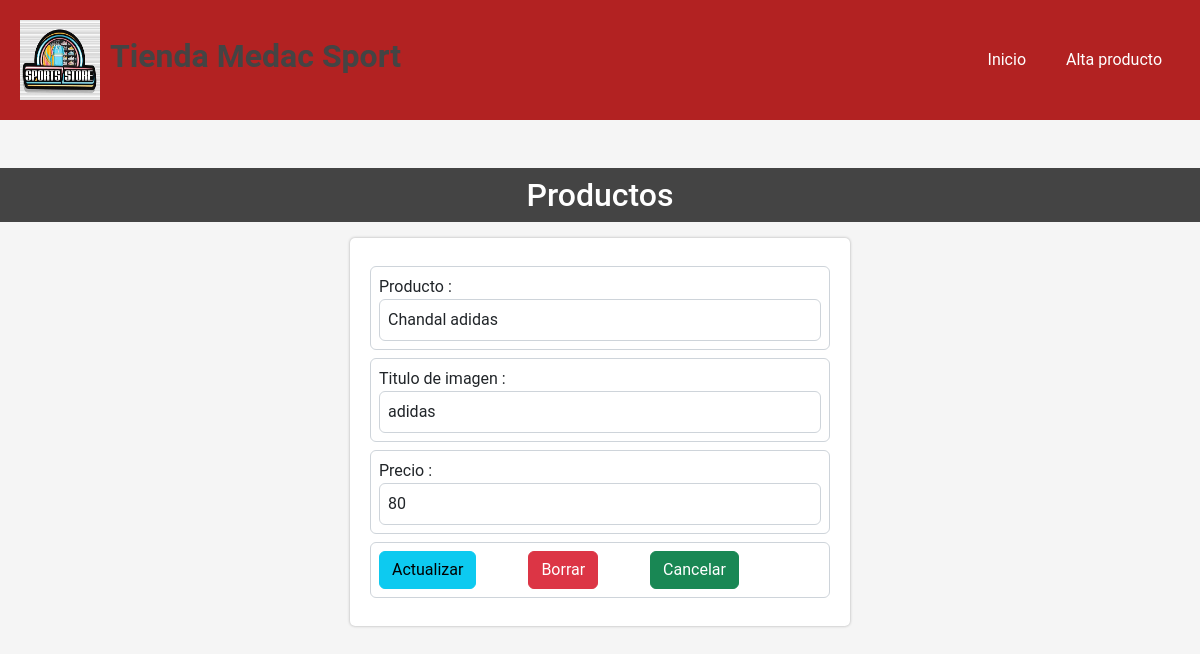
Page /mantenimiento/productos.php?idproducto=17 (signed in) on the committed database.
### tables this page shows
CREATE TABLE `productos` (
  `idprod` int(11) NOT NULL,
  `nombreprod` varchar(250) NOT NULL,
  `imagenprod` varchar(250) NOT NULL,
  `precio` decimal(10,0) NOT NULL
);

### servicios/modelo/database.php (called while the page is built, shortened)
<?php
class Database{
    public function __construct(){
        try{
            $dsn = "mysql:host=localhost; dbname=carritocompra; charset=UTF8";
            $this->conexion = new PDO($dsn, "root", "");
        }
        catch(PDOException $e){
            echo "Error: ".$e->getMessage();
        }
    }
}

### servicios/modelo/productomodel.php (called while the page is built, shortened)
<?php
require_once("database.php");
class Productos extends Database
{
    public function consultaTodosProductos($datos)
    {
        try {
            extract($datos);
            if ($idproducto == 0) {
                $sql = "SELECT * FROM productos ORDER BY nombreprod ASC";
            } else {
                $sql = "SELECT * FROM productos WHERE idprod = $idproducto";
            }
            $stmt = $this->conexion->query($sql);
            if ($idproducto == 0) {
                $productos = $stmt->fetchAll(PDO::FETCH_ASSOC);
            } else {
                $productos = $stmt->fetch(PDO::FETCH_ASSOC);
            }
            return array('codigo' => '00', 'mensaje' => $productos);
        } catch (PDOException $e) {
            return array('codigo' => '99', 'mensaje' => 'Error: ' . $e->getMessage());
        }
    }
}

### mantenimiento/productos.php (the view, shortened to what this page needs)
<?php
include("../servicios/modelo/productomodel.php");
try {
    $producto = new Productos();
    $datos = compact('idproducto');
    $productos = $producto->consultaTodosProductos($datos);
    if (isset($_GET['idproducto'])) {
        $idproducto = $_GET['idproducto'];
        $datos = compact('idproducto');
        $productos = $producto->consultaTodosProductos($datos);
    }
} catch (Exception $e) {
    $mensajes = $e->getMessage();
}
?>
<!DOCTYPE html>
<html lang="en">
<head>
    <link rel="stylesheet" href="https://cdn.jsdelivr.net/npm/bootstrap@5.2.3/dist/css/bootstrap.min.css" />
    <link rel="stylesheet" href="../css/style.css" />
</head>
<body>
    <header class="header">
        <div class="header-top">
            <img src="../img/tiendalogo.jpg" alt="logo" class="logo" width="50px" height="50px" />
            <h1>Tienda Medac Sport</h1>
        </div>
        <nav>
            <a href="mantenimiento.php">Inicio</a>
            <a href="altaproducto.php">Alta producto</a>
        </nav>
    </header>
    <h2>Productos</h2>
    <div class="contenedor">
        <?php if (!isset($_GET['idproducto'])) : ?>
            <table id='productos' class="tabla">
                <thead>
                    <tr>
                        <th>Id</th>
                        <th>Producto</th>
                        <th>Titulo de imagen</th>
                        <th>Precio €</th>
                        <th>Editar</th>
                    </tr>
                </thead>
                <tbody>
                    <?php foreach ($productos['mensaje'] as $producto) : ?>
                        <tr>
                            <td><?php echo $producto['idprod']; ?></td>
                            <td><?php echo $producto['nombreprod']; ?></td>
                            <td><?php echo $producto['imagenprod']; ?></td>
                            <td><?php echo $producto['precio']; ?></td>
                            <td><a href="productos.php?idproducto=<?php echo $producto['idprod']; ?>">Editar</a></td>
                        </tr>
                    <?php endforeach; ?>
                </tbody>
            </table>
        <?php else : ?>
            <form action="#" method="post" class="form">
                <div class="form-control p-2 mt-2">
                    <label for="nombreprod">Producto :</label>
                    <input type="text" name="nombreprod" id="nombreprod" value="<?php echo $productos['mensaje']['nombreprod'] ?? null; ?>" class="form-control">
                </div>
                <div class="form-control p-2 mt-2">
                    <label for="imagenprod">Titulo de imagen :</label>
                    <input type="text" name="imagenprod" id="imagenprod" value="<?php echo $productos['mensaje']['imagenprod'] ?? null; ?>" class="form-control">
                </div>
                <div class="form-control p-2 mt-2">
                    <label for="precio">Precio :</label>
                    <input type="number" name="precio" id="precio" value="<?php echo $productos['mensaje']['precio'] ?? null; ?>" class="form-control">
                </div>
                <div class="form-control p-2 mt-2">
                    <button type="submit" name="actualizar" class=" btn btn-info me-5">Actualizar</button>
                    <button type="submit" name="baja" class=" btn btn-danger me-5">Borrar</button>
                    <a href="productos.php" class="btn btn-success">Cancelar</a>
                </div>
            </form>
        <?php endif; ?>
    </div>
</body>
</html>

### css/style.css (style rules this page uses)
* { margin: 0; padding: 0; box-sizing: border-box; }
body { font-family: 'Roboto', sans-serif; background-color: #f5f5f5; user-select: none; }
.header { width: 100%; display: flex; justify-content: space-between; align-items: center; padding: 20px; background-color: firebrick; margin-bottom: 3rem; }
.header .header-top { display: flex; justify-content: center; align-items: center; }
.header .header-top h1 { color: #444; font-size: 2rem; font-weight: bold; }
.header .header-top img { width: 80px; height: 80px; margin-right: 10px; }
.header nav a { color: #fff; text-decoration: none; margin: 0 10px; cursor: pointer; }
.form { width: 100%; max-width: 500px; margin: 0 auto; padding: 20px; background-color: #fff; border-radius: 5px; box-shadow: 0 0 3px rgba(0,0,0,0.3); }
.contenedor { width: 100%; margin:0 auto; }
h2 { text-align: center; color: #fff; background-color: #444; padding: 0.5rem; margin-bottom: 1rem; }
.form { width: 100%; max-width: 500px; margin-bottom: 2rem; padding: 20px; background-color: #fff; border-radius: 5px; box-shadow: 0 0 3px rgba(0,0,0,0.3); }
.form input { width: 100%; padding: 0.5rem; }
a { color: #000; text-decoration: none; padding: 0.5rem; border-radius: 5px; }

### rows in the picture
productos: nombreprod "Chandal adidas", imagenprod "adidas", precio "80"
